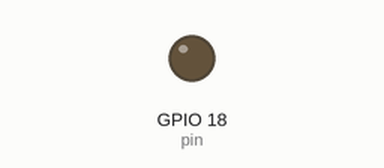
This program was run on a simulated Raspberry Pi (BCM pin numbers). Shown: output pins drawn as LEDs (lit = HIGH).

Above: at 0.15 s.
Timing chart, 0 to 22.0 s (numbered marks = the images above):
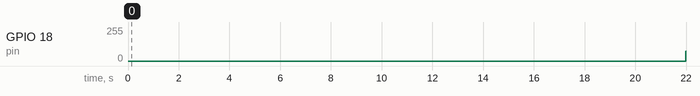

Measured:
- by itself, GPIO 18 (pin): 0/255 → 72/255 at 22.0 s

The program:

pwm_wpi_hw_clk.py
```python
import wiringpi as wpi
pin = 18;

wpi.wiringPiSetupGpio()
wpi.pinMode(pin, wpi.OUTPUT)

wpi.pwmSetClock(1920)
wpi.pwmSetRange(1000)

while True:
	for i in range(0, 1001):
		wpi.pwmWrite(pin, i)
		wpi.delay(1)
	for i in range(1000, -1, -1):
		wpi.pwmWrite(pin, i)
		wpi.delay(1)
```
